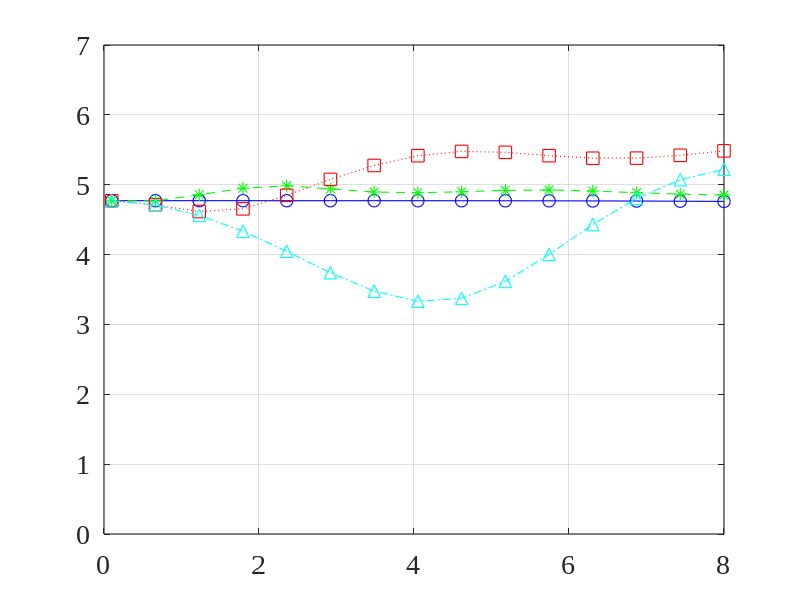
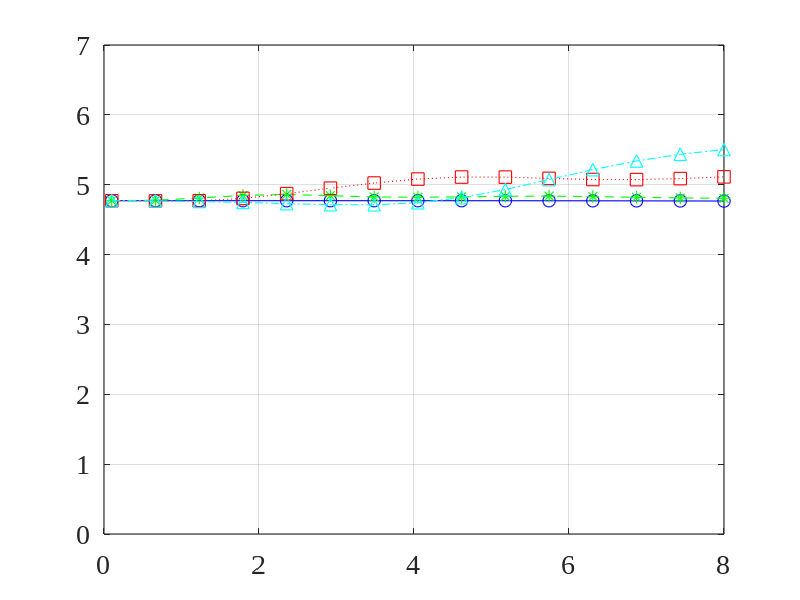
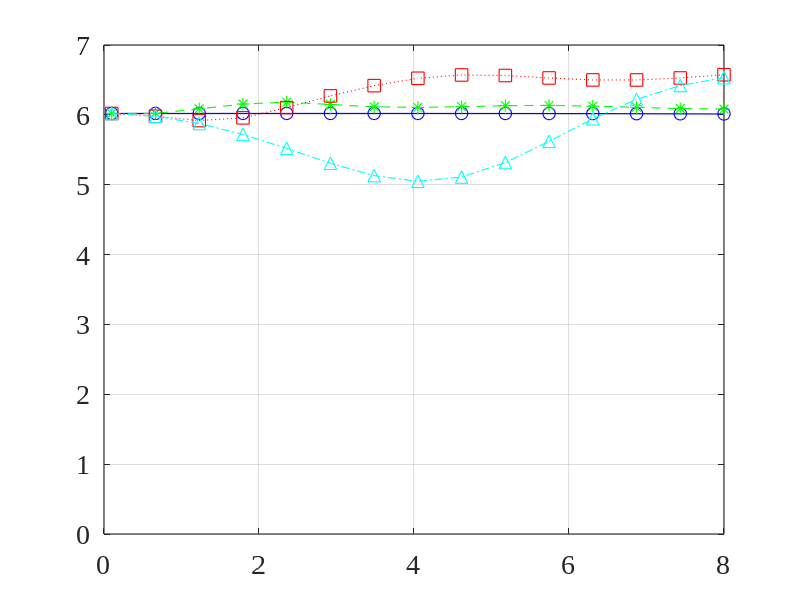
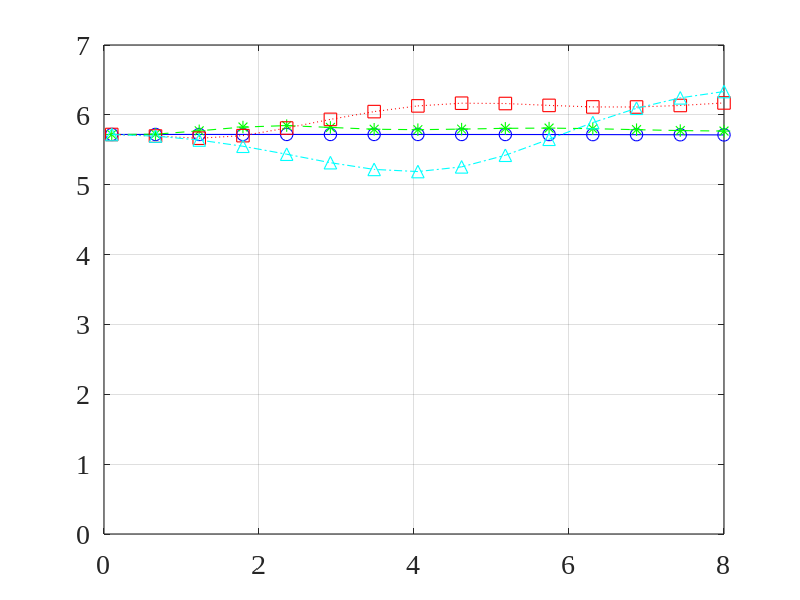

Write MATLAB code to recreate these figures, in order.
close all; clc; clear all;
linewd = 0.8;
hcfontsize = 20;
MarkerSize=9;
c=340;

theta_d=0/180*pi;
M=6;     % number of microphones
[m_mat,n_mat]=meshgrid(1:M,1:M);

delta=0.005;
eps_values=[0 1e-5 1e-3 1e-1];     % number of microphones
f=linspace(100,8e3,15)';  % frequency

D1_dB_values=zeros(length(f),length(eps_values));
D2_dB_values=zeros(length(f),length(eps_values));
D3_dB_values=zeros(length(f),length(eps_values));
D4_dB_values=zeros(length(f),length(eps_values));

for idxM=1:length(eps_values)
    epsilon=eps_values(idxM);
    for idx_f=1:length(f)
        fk=f(idx_f);
        d=exp(-1i*2*pi*fk*delta/c*(0:M-1)'*cos(theta_d));
        Gamma0=sinc(2*fk*delta/c*(m_mat-n_mat));
        GammaC=besseli(0,2i*pi*fk*(m_mat-n_mat)*delta/c);
        b1=[0; 1];  % dipole
        f_bar=2*pi*delta/c*fk*(0:M-1)';
        b0bar=besselj(0,f_bar);
        b1bar=2i*besselj(1,f_bar);
        B1bar=[b0bar.'; b1bar.'];
        GammaC_eps=GammaC+epsilon*eye(M);
        h=(GammaC_eps\B1bar')/(B1bar/GammaC_eps*B1bar')*b1;
        D1_dB_values(idx_f,idxM)=10*log10(abs(h'*d)^2/(h'*Gamma0*h));
        b1=[0.5; 0.5];  % cardioid
        f_bar=2*pi*delta/c*fk*(0:M-1)';
        b0bar=besselj(0,f_bar);
        b1bar=2i*besselj(1,f_bar);
        B1bar=[b0bar.'; b1bar.'];
        GammaC_eps=GammaC+epsilon*eye(M);
        h=(GammaC_eps\B1bar')/(B1bar/GammaC_eps*B1bar')*b1;
        D2_dB_values(idx_f,idxM)=10*log10(abs(h'*d)^2/(h'*Gamma0*h));
        b1=[0.25; 0.75];  % hypercardioid
        f_bar=2*pi*delta/c*fk*(0:M-1)';
        b0bar=besselj(0,f_bar);
        b1bar=2i*besselj(1,f_bar);
        B1bar=[b0bar.'; b1bar.'];
        GammaC_eps=GammaC+epsilon*eye(M);
        h=(GammaC_eps\B1bar')/(B1bar/GammaC_eps*B1bar')*b1;
        D3_dB_values(idx_f,idxM)=10*log10(abs(h'*d)^2/(h'*Gamma0*h));
        b1=0.5*[3^0.5-1; 3-3^0.5];  % supercardioid
        f_bar=2*pi*delta/c*fk*(0:M-1)';
        b0bar=besselj(0,f_bar);
        b1bar=2i*besselj(1,f_bar);
        B1bar=[b0bar.'; b1bar.'];
        GammaC_eps=GammaC+epsilon*eye(M);
        h=(GammaC_eps\B1bar')/(B1bar/GammaC_eps*B1bar')*b1;
        D4_dB_values(idx_f,idxM)=10*log10(abs(h'*d)^2/(h'*Gamma0*h));
    end
end

figure
plot(f/1e3,D1_dB_values(:,1),'-bo','linewidth',linewd, 'MarkerSize',MarkerSize);
hold on
plot(f/1e3,D1_dB_values(:,2),'--g*','linewidth',linewd, 'MarkerSize',MarkerSize);
plot(f/1e3,D1_dB_values(:,3),':rs','linewidth',linewd, 'MarkerSize',MarkerSize);
plot(f/1e3,D1_dB_values(:,4),'-.c^','linewidth',linewd, 'MarkerSize',MarkerSize);
hold off
set(gca, 'Color', [1, 1, 1]);
set(gca, 'FontName', 'Times New Roman');
set(gca, 'FontSize', hcfontsize);
set(gca, 'LineWidth', linewd);
set(gca,'YLim',[0 7]);
box on; grid on;

figure
plot(f/1e3,D2_dB_values(:,1),'-bo','linewidth',linewd, 'MarkerSize',MarkerSize);
hold on
plot(f/1e3,D2_dB_values(:,2),'--g*','linewidth',linewd, 'MarkerSize',MarkerSize);
plot(f/1e3,D2_dB_values(:,3),':rs','linewidth',linewd, 'MarkerSize',MarkerSize);
plot(f/1e3,D2_dB_values(:,4),'-.c^','linewidth',linewd, 'MarkerSize',MarkerSize);
hold off
set(gca, 'Color', [1, 1, 1]);
set(gca, 'FontName', 'Times New Roman');
set(gca, 'FontSize', hcfontsize);
set(gca, 'LineWidth', linewd);
set(gca,'YLim',[0 7]);
box on; grid on;

figure
plot(f/1e3,D3_dB_values(:,1),'-bo','linewidth',linewd, 'MarkerSize',MarkerSize);
hold on
plot(f/1e3,D3_dB_values(:,2),'--g*','linewidth',linewd, 'MarkerSize',MarkerSize);
plot(f/1e3,D3_dB_values(:,3),':rs','linewidth',linewd, 'MarkerSize',MarkerSize);
plot(f/1e3,D3_dB_values(:,4),'-.c^','linewidth',linewd, 'MarkerSize',MarkerSize);
hold off
set(gca, 'Color', [1, 1, 1]);
set(gca, 'FontName', 'Times New Roman');
set(gca, 'FontSize', hcfontsize);
set(gca, 'LineWidth', linewd);
set(gca,'YLim',[0 7]);
box on; grid on;

figure
plot(f/1e3,D4_dB_values(:,1),'-bo','linewidth',linewd, 'MarkerSize',MarkerSize);
hold on
plot(f/1e3,D4_dB_values(:,2),'--g*','linewidth',linewd, 'MarkerSize',MarkerSize);
plot(f/1e3,D4_dB_values(:,3),':rs','linewidth',linewd, 'MarkerSize',MarkerSize);
plot(f/1e3,D4_dB_values(:,4),'-.c^','linewidth',linewd, 'MarkerSize',MarkerSize);
hold off
set(gca, 'Color', [1, 1, 1]);
set(gca, 'FontName', 'Times New Roman');
set(gca, 'FontSize', hcfontsize);
set(gca, 'LineWidth', linewd);
set(gca,'YLim',[0 7]);
box on; grid on;
